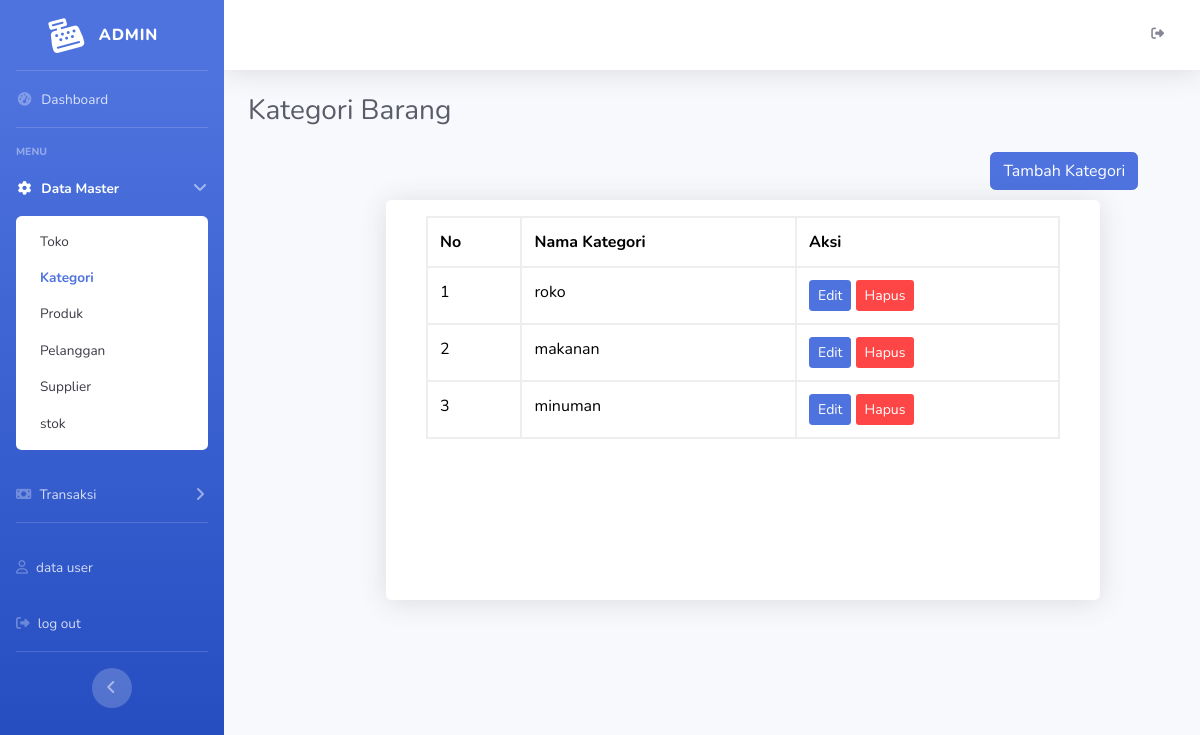
The page /admin/kategori.php on the database its author committed.
### tables this page shows
CREATE TABLE `produk_kategori` (
  `kategori_id` int(11) NOT NULL,
  `nama_kategori` varchar(50) NOT NULL,
  `created_at` timestamp NOT NULL DEFAULT current_timestamp() ON UPDATE current_timestamp()
);

### admin/kategori.php (the view, shortened to what this page needs)
<?php
include '../koneksi.php';
$sql = "SELECT * FROM produk_kategori";
$result = mysqli_query($koneksi, $sql);
?>
<!DOCTYPE html>
<html lang="en">
<head>
    <link href="../SBAdmin/vendor/fontawesome-free/css/all.min.css" rel="stylesheet" type="text/css">
    <link rel="stylesheet" href="https://cdnjs.cloudflare.com/ajax/libs/font-awesome/6.5.1/css/all.min.css">
    <link href="../SBAdmin/css/sb-admin-2.min.css" rel="stylesheet">
</head>
<body id="page-top">
    <div id="wrapper">
        <ul class="navbar-nav bg-gradient-primary sidebar sidebar-dark accordion" id="accordionSidebar">
            <a class="sidebar-brand d-flex align-items-center justify-content-center" href="SBAdmin/index.php">
                <div class="sidebar-brand-icon rotate-n-15">
                    <i class="fa-solid fa-cash-register"></i>
                </div>
                <div class="sidebar-brand-text mx-3">admin</div>
            </a>
            <hr class="sidebar-divider my-0">
            <li class="nav-item">
                <a class="nav-link" href="index.php">
                    <i class="fas fa-fw fa-tachometer-alt"></i>
                    <span>Dashboard</span></a>
            </li>
            <hr class="sidebar-divider">
            <div class="sidebar-heading">
                Menu
            </div>
            <li class="nav-item active">
                <a class="nav-link" href="#" data-toggle="collapse" data-target="#collapseTwo" aria-expanded="true" aria-controls="collapseTwo">
                    <i class="fas fa-fw fa-cog"></i>
                    <span>Data Master</span>
                </a>
                <div id="collapseTwo" class="collapse show" aria-labelledby="headingTwo" data-parent="#accordionSidebar">
                    <div class="bg-white py-2 collapse-inner rounded">
                        <a class="collapse-item " href="toko.php">Toko</a>
                        <a class="collapse-item active" href="kategori.php">Kategori</a>
                        <a class="collapse-item " href="list_produk.php">Produk</a>
                        <a class="collapse-item " href="pelanggan.php">Pelanggan</a>
                        <a class="collapse-item " href="supplier.php">Supplier</a>
                        <a class="collapse-item" href="stock.php">stok</a>
                    </div>
                </div>
            </li>
            <li class="nav-item">
                <a class="nav-link collapsed" href="#" data-toggle="collapse" data-target="#collapseUtilities" aria-expanded="true" aria-controls="collapseUtilities">
                <i class="fa-solid fa-money-bill"></i>
                    <span>Transaksi</span>
                </a>
            </li>
            <hr class="sidebar-divider">
            <li class="nav-item">
                <a class="nav-link" href="pengguna.php">
                <i class="fa-regular fa-user"></i>
                    <span>data user</span></a>
            </li>
            <li class="nav-item">
                <a class="nav-link" href="../Logout.php">
                <i class="fa-solid fa-right-from-bracket"></i>
                    <span>log out</span></a>
            </li>
            <hr class="sidebar-divider d-none d-md-block">
            <div class="text-center d-none d-md-inline">
                <button class="rounded-circle border-0" id="sidebarToggle"></button>
            </div>
        </ul>
        <div id="content-wrapper" class="d-flex flex-column">
            <div id="content">
                <nav class="navbar navbar-expand navbar-light bg-white topbar mb-4 static-top shadow">
                    <ul class="navbar-nav ml-auto">
                        <li class="nav-item dropdown no-arrow">
                            <a class="nav-link dropdown-toggle" href="#" id="userDropdown" role="button" data-toggle="dropdown" aria-haspopup="true" aria-expanded="false">
                                <span class="mr-2 d-none d-lg-inline text-gray-600 small">
                                    <i class="fa-solid fa-right-from-bracket"></i>
                            </a>
                        </li>
                    </ul>
                </nav>
                <div class="container-fluid">
                    <h1 class="h3 mb-4 text-gray-800">Kategori Barang</h1>
                    <a href="registrasi/registrasi_kategori.php">
                        <button type="button" class="btn btn-primary" style="margin-left:80%;margin-bottom:10px;">Tambah Kategori</button>
                    </a>
                    <div class="row">
                        <div class="col-lg-6">
                            <div class="table-container">
                                <div class="container" style="width:100%; ">
                                    <div class="table-container d-flex" style="width:150%; position:absolute; left:150px;">
                                        <div class="content shadow p-3 mb-5 bg-body-tertiary rounded" style="width:100%;height: 400px;; background-color:white;">
                                            <div class="container d-flex" style="position:relative; width:100%;">
                                                <table class="table" style="width:100%;height: 100%">
                                                    <?php
                                                    echo "<thead><th>No</th><th>Nama Kategori</th><th>Aksi</th></thead>";
                                                    if ($result) {
                                                        $i = 0;
                                                        while ($row = $result->fetch_assoc()) {
                                                            $i++;
                                                            echo "<tr>";
                                                            echo "<td>" . $i . "</td>";
                                                            echo "<td>" . $row["nama_kategori"] . "</td>";
                                                            echo "<td>
                                                <a href='Edit/edit_kategori.php?id=" . $row['kategori_id'] . " 'class='btn btn-sm btn-primary'>Edit</a>
                                                <a href='Delete/delete_kategori.php?id=" . $row['kategori_id'] . " 'class='btn btn-sm' style='background-color:#FF4646; color:#fff'>Hapus</a>
                                            </td>";
                                                            echo "</tr>";
                                                        }
                                                        echo "</tbody></table>";
                                                    } else {
                                                        echo "Data tidak ditemukan";
                                                    }
                                                    ?>
                                            </div>
                                        </div>
                                    </div>
                                </div>
                            </div>
                        </div>
                    </div>
                </div>
</body>
</html>

### admin/kategori.php (style rules this page uses)
.table thead th { border-bottom: 0px; }
th { border: 2px solid #eeeeee; background-color: white; color: black; }
tr, td { border: 2px solid #eeeeee; color: black; }

### rows shown on the page
produk_kategori: nama_kategori "roko"
produk_kategori: nama_kategori "makanan"
produk_kategori: nama_kategori "minuman"
